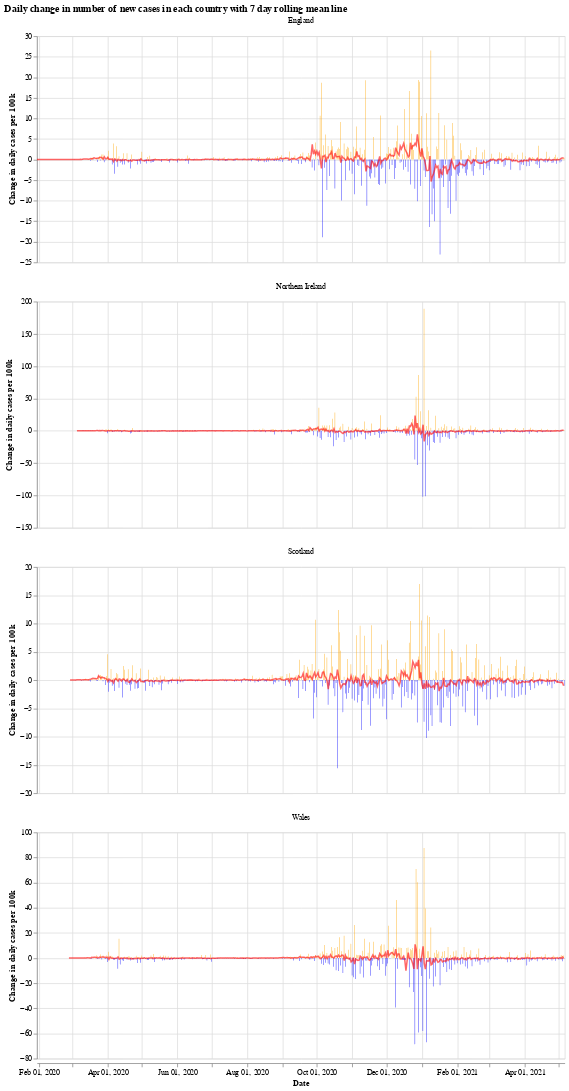

Write notebook code for a chart like this one.
### Markdown cell above
We will use the Python library `Altair` for visualising the data, see the [altair docs](https://altair-viz.github.io/) for more information.

First we have a graph which shows the daily change in the number of new cases for each country. This number jumps up and down all over the place, which is likely due to delay in reporting of new cases over the weekend. Another interesting thing is that it looks like the daily cases in Wales experienced a much shorter period of calm over the summer (calm in the sense of daily cases not jumping up and down).

The orange bars are days when the number of new cases (per 100k population) was more than the previous day, while the blue are days when the number of new cases dropped. The red line is the 7 day moving average. 

When the moving average line is below 0, it means that there is a consistent drop in new cases. We can see this clearly happening around the times that lockdowns were introduced (though, to varying degrees). I will update the graphs soon with a marker of when each lockdown started.

### Code cell
# collapse
import altair as alt

bars = alt.Chart(uk_cases).mark_bar().encode(
    x=alt.X("yearmonthdate(date):T", axis=alt.Axis(title='Date')),
    y=alt.Y("casesChangeRate:Q", axis=alt.Axis(title='Change in daily cases per 100k')),
    tooltip='casesChange',
    color=alt.condition(
        alt.datum.casesChangeRate > 0,
        alt.value("orange"),  # The positive color
        alt.value("blue")  # The negative color
    )
).properties(title='Daily change in number of new cases with 7 day rolling mean',width=700).interactive()

line = alt.Chart(uk_cases).mark_line(
    color='red',
    size=2,
    opacity=0.6
).transform_window(
    rolling_mean='mean(casesChangeRate)',
    frame=[0, 7],
    groupby=['areaName']
).encode(
    x='yearmonthdate(date):T',
    y='rolling_mean:Q'
)

alt.layer(bars, line, data=uk_cases).facet(alt.Column(
    'areaName', title=''), columns=1).resolve_scale(y='independent').properties(title='Daily change in number of new cases in each country with 7 day rolling mean line')

### Figure 1 — Vega-Lite specification as saved in the notebook (floating-point values rounded to 4 significant figures; data arrays with more than 128 entries replaced by an {"elided": "..."} marker saying what was removed)
{"config": {"view": {"continuousWidth": 400, "continuousHeight": 300}}, "data": {"name": "data-e736ed9c9b736fa79539a7998c00e198"}, "facet": {"type": "nominal", "field": "areaName", "title": ""}, "spec": {"layer": [{"mark": "bar", "encoding": {"color": {"condition": {"value": "orange", "test": "(datum.casesChangeRate > 0)"}, "value": "blue"}, "tooltip": {"type": "quantitative", "field": "casesChange"}, "x": {"type": "temporal", "axis": {"title": "Date"}, "field": "date", "timeUnit": "yearmonthdate"}, "y": {"type": "quantitative", "axis": {"title": "Change in daily cases per 100k"}, "field": "casesChangeRate"}}, "selection": {"selector001": {"type": "interval", "bind": "scales", "encodings": ["x", "y"]}}, "title": "Daily change in number of new cases with 7 day rolling mean", "width": 700}, {"mark": {"type": "line", "color": "red", "opacity": 0.6, "size": 2}, "encoding": {"x": {"type": "temporal", "field": "date", "timeUnit": "yearmonthdate"}, "y": {"type": "quantitative", "field": "rolling_mean"}}, "transform": [{"window": [{"op": "mean", "field": "casesChangeRate", "as": "rolling_mean"}], "frame": [0, 7], "groupby": ["areaName"]}]}]}, "columns": 1, "resolve": {"scale": {"y": "independent"}}, "title": "Daily change in number of new cases in each country with 7 day rolling mean line", "$schema": "https://vega.github.io/schema/vega-lite/v4.8.1.json", "datasets": {"data-e736ed9c9b736fa79539a7998c00e198": {"elided": "1756 records"}}}
